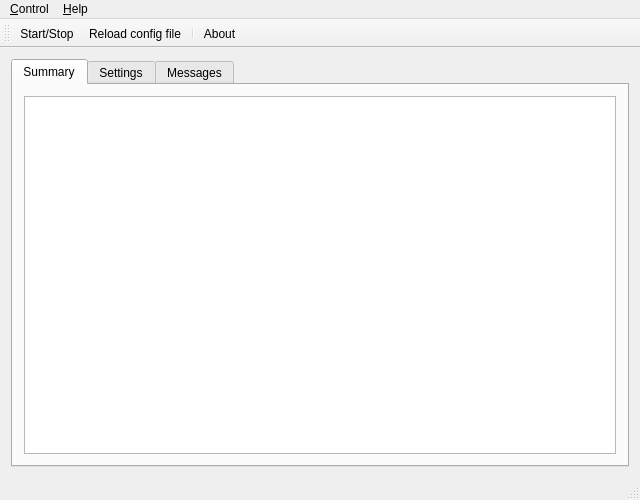
<?xml version="1.0" encoding="UTF-8"?>
<ui version="4.0">
 <class>ZPMainFrame</class>
 <widget class="QMainWindow" name="ZPMainFrame">
  <property name="geometry">
   <rect>
    <x>0</x>
    <y>0</y>
    <width>640</width>
    <height>500</height>
   </rect>
  </property>
  <property name="windowTitle">
   <string>ZPMainFrame</string>
  </property>
  <property name="toolTipDuration">
   <number>-1</number>
  </property>
  <property name="iconSize">
   <size>
    <width>16</width>
    <height>16</height>
   </size>
  </property>
  <property name="toolButtonStyle">
   <enum>Qt::ToolButtonIconOnly</enum>
  </property>
  <property name="animated">
   <bool>true</bool>
  </property>
  <property name="tabShape">
   <enum>QTabWidget::Rounded</enum>
  </property>
  <widget class="QWidget" name="centralWidget">
   <layout class="QHBoxLayout" name="horizontalLayout">
    <item>
     <widget class="QTabWidget" name="tabWidget">
      <property name="currentIndex">
       <number>0</number>
      </property>
      <widget class="QWidget" name="tab_network">
       <attribute name="icon">
        <iconset resource="resource.qrc">
         <normaloff>:/icons/Resources/Alienware (27).png</normaloff>:/icons/Resources/Alienware (27).png</iconset>
       </attribute>
       <attribute name="title">
        <string>Summary</string>
       </attribute>
       <layout class="QVBoxLayout" name="verticalLayout">
        <item>
         <widget class="QPlainTextEdit" name="plainTextEdit_status_net"/>
        </item>
       </layout>
      </widget>
      <widget class="QWidget" name="tab_settings">
       <attribute name="icon">
        <iconset resource="resource.qrc">
         <normaloff>:/icons/Resources/19-1.png</normaloff>:/icons/Resources/19-1.png</iconset>
       </attribute>
       <attribute name="title">
        <string>Settings</string>
       </attribute>
       <layout class="QVBoxLayout" name="verticalLayout_2">
        <item>
         <widget class="QTabWidget" name="tabWidget_Smartlink">
          <property name="tabPosition">
           <enum>QTabWidget::South</enum>
          </property>
          <property name="tabShape">
           <enum>QTabWidget::Triangular</enum>
          </property>
          <property name="currentIndex">
           <number>2</number>
          </property>
          <widget class="QWidget" name="tab_set_network">
           <attribute name="icon">
            <iconset resource="resource.qrc">
             <normaloff>:/icons/Resources/4003.png</normaloff>:/icons/Resources/4003.png</iconset>
           </attribute>
           <attribute name="title">
            <string>Listeners</string>
           </attribute>
           <layout class="QVBoxLayout" name="verticalLayout_3">
            <item>
             <widget class="QTableView" name="tableView_listen"/>
            </item>
            <item>
             <layout class="QHBoxLayout" name="horizontalLayout_4">
              <item>
               <widget class="QLabel" name="label_2">
                <property name="text">
                 <string>Name</string>
                </property>
               </widget>
              </item>
              <item>
               <widget class="QLineEdit" name="lineEdit_listenerName"/>
              </item>
              <item>
               <widget class="QLabel" name="label_3">
                <property name="text">
                 <string>Addr</string>
                </property>
               </widget>
              </item>
              <item>
               <widget class="QLineEdit" name="lineEdit_listenerAddr"/>
              </item>
              <item>
               <widget class="QLabel" name="label_4">
                <property name="text">
                 <string>Port</string>
                </property>
               </widget>
              </item>
              <item>
               <widget class="QLineEdit" name="lineEdit_listenerPort"/>
              </item>
              <item>
               <widget class="QCheckBox" name="checkBox_listener_ssl">
                <property name="text">
                 <string>SSL Connection</string>
                </property>
               </widget>
              </item>
             </layout>
            </item>
            <item>
             <layout class="QHBoxLayout" name="horizontalLayout_3">
              <item>
               <spacer name="horizontalSpacer">
                <property name="orientation">
                 <enum>Qt::Horizontal</enum>
                </property>
                <property name="sizeHint" stdset="0">
                 <size>
                  <width>40</width>
                  <height>20</height>
                 </size>
                </property>
               </spacer>
              </item>
              <item>
               <widget class="QPushButton" name="pushButton_addListener">
                <property name="text">
                 <string>Add</string>
                </property>
               </widget>
              </item>
              <item>
               <widget class="QPushButton" name="pushButton_delListener">
                <property name="text">
                 <string>Del</string>
                </property>
               </widget>
              </item>
              <item>
               <widget class="QPushButton" name="pushButton_listerner_apply">
                <property name="text">
                 <string>Save</string>
                </property>
                <property name="icon">
                 <iconset resource="resource.qrc">
                  <normaloff>:/icons/Resources/3floppy_mount-2.png</normaloff>:/icons/Resources/3floppy_mount-2.png</iconset>
                </property>
               </widget>
              </item>
             </layout>
            </item>
           </layout>
          </widget>
          <widget class="QWidget" name="tab_taskPools">
           <attribute name="icon">
            <iconset resource="resource.qrc">
             <normaloff>:/icons/Resources/27_Martin.png</normaloff>:/icons/Resources/27_Martin.png</iconset>
           </attribute>
           <attribute name="title">
            <string>Task Pools</string>
           </attribute>
           <layout class="QVBoxLayout" name="verticalLayout_9">
            <item>
             <layout class="QGridLayout" name="gridLayout">
              <item row="0" column="0">
               <widget class="QLabel" name="label_5">
                <property name="text">
                 <string>Plain connection Trans Threads</string>
                </property>
               </widget>
              </item>
              <item row="0" column="1">
               <widget class="QDial" name="dial_plain_trans_threads">
                <property name="minimum">
                 <number>1</number>
                </property>
                <property name="maximum">
                 <number>64</number>
                </property>
                <property name="pageStep">
                 <number>8</number>
                </property>
                <property name="notchesVisible">
                 <bool>true</bool>
                </property>
               </widget>
              </item>
              <item row="0" column="2">
               <widget class="QProgressBar" name="progressBar_plain_threads">
                <property name="minimum">
                 <number>1</number>
                </property>
                <property name="maximum">
                 <number>64</number>
                </property>
                <property name="value">
                 <number>1</number>
                </property>
                <property name="invertedAppearance">
                 <bool>false</bool>
                </property>
                <property name="format">
                 <string>%v</string>
                </property>
               </widget>
              </item>
              <item row="1" column="0">
               <widget class="QLabel" name="label_6">
                <property name="text">
                 <string>SSL connection Trans Threads</string>
                </property>
               </widget>
              </item>
              <item row="1" column="1">
               <widget class="QDial" name="dial_ssl_trans_threads">
                <property name="minimum">
                 <number>1</number>
                </property>
                <property name="maximum">
                 <number>64</number>
                </property>
                <property name="pageStep">
                 <number>8</number>
                </property>
                <property name="wrapping">
                 <bool>false</bool>
                </property>
                <property name="notchTarget">
                 <double>4.000000000000000</double>
                </property>
                <property name="notchesVisible">
                 <bool>true</bool>
                </property>
               </widget>
              </item>
              <item row="1" column="2">
               <widget class="QProgressBar" name="progressBar_ssl_threads">
                <property name="minimum">
                 <number>1</number>
                </property>
                <property name="maximum">
                 <number>64</number>
                </property>
                <property name="value">
                 <number>1</number>
                </property>
                <property name="format">
                 <string>%v</string>
                </property>
               </widget>
              </item>
              <item row="2" column="0">
               <widget class="QLabel" name="label_7">
                <property name="text">
                 <string>Working Task Threads</string>
                </property>
               </widget>
              </item>
              <item row="2" column="1">
               <widget class="QDial" name="dial_task_working_threads">
                <property name="minimum">
                 <number>1</number>
                </property>
                <property name="maximum">
                 <number>256</number>
                </property>
                <property name="pageStep">
                 <number>16</number>
                </property>
                <property name="notchTarget">
                 <double>8.000000000000000</double>
                </property>
                <property name="notchesVisible">
                 <bool>true</bool>
                </property>
               </widget>
              </item>
              <item row="2" column="2">
               <widget class="QProgressBar" name="progressBar_working_threads">
                <property name="minimum">
                 <number>1</number>
                </property>
                <property name="maximum">
                 <number>256</number>
                </property>
                <property name="value">
                 <number>1</number>
                </property>
                <property name="format">
                 <string>%v</string>
                </property>
               </widget>
              </item>
             </layout>
            </item>
            <item>
             <layout class="QHBoxLayout" name="horizontalLayout_20">
              <item>
               <widget class="QLabel" name="label_31">
                <property name="text">
                 <string>Rabbish Can Items Size</string>
                </property>
               </widget>
              </item>
              <item>
               <widget class="QSlider" name="horizontalSlider_rubbishCan">
                <property name="minimum">
                 <number>16</number>
                </property>
                <property name="maximum">
                 <number>65536</number>
                </property>
                <property name="orientation">
                 <enum>Qt::Horizontal</enum>
                </property>
                <property name="tickPosition">
                 <enum>QSlider::NoTicks</enum>
                </property>
                <property name="tickInterval">
                 <number>256</number>
                </property>
               </widget>
              </item>
              <item>
               <widget class="QLCDNumber" name="lcdNumber_rabbish">
                <property name="segmentStyle">
                 <enum>QLCDNumber::Flat</enum>
                </property>
               </widget>
              </item>
              <item>
               <spacer name="horizontalSpacer_13">
                <property name="orientation">
                 <enum>Qt::Horizontal</enum>
                </property>
                <property name="sizeHint" stdset="0">
                 <size>
                  <width>40</width>
                  <height>20</height>
                 </size>
                </property>
               </spacer>
              </item>
              <item>
               <widget class="QPushButton" name="pushButton_threadsApply">
                <property name="text">
                 <string>Save</string>
                </property>
                <property name="icon">
                 <iconset resource="resource.qrc">
                  <normaloff>:/icons/Resources/3floppy_mount-1.png</normaloff>:/icons/Resources/3floppy_mount-1.png</iconset>
                </property>
               </widget>
              </item>
             </layout>
            </item>
           </layout>
          </widget>
          <widget class="QWidget" name="tab_set_db">
           <attribute name="icon">
            <iconset resource="resource.qrc">
             <normaloff>:/icons/Resources/Color Classic.png</normaloff>:/icons/Resources/Color Classic.png</iconset>
           </attribute>
           <attribute name="title">
            <string>Database</string>
           </attribute>
           <layout class="QVBoxLayout" name="verticalLayout_4">
            <item>
             <widget class="QTableView" name="tableView_dbconn"/>
            </item>
            <item>
             <layout class="QHBoxLayout" name="horizontalLayout_5">
              <item>
               <widget class="QLabel" name="label_9">
                <property name="text">
                 <string>Name</string>
                </property>
               </widget>
              </item>
              <item>
               <widget class="QLineEdit" name="lineEdit_db_name"/>
              </item>
              <item>
               <widget class="QLabel" name="label_10">
                <property name="text">
                 <string>Type</string>
                </property>
               </widget>
              </item>
              <item>
               <widget class="QComboBox" name="comboBox_db_type"/>
              </item>
              <item>
               <spacer name="horizontalSpacer_2">
                <property name="orientation">
                 <enum>Qt::Horizontal</enum>
                </property>
                <property name="sizeHint" stdset="0">
                 <size>
                  <width>40</width>
                  <height>20</height>
                 </size>
                </property>
               </spacer>
              </item>
             </layout>
            </item>
            <item>
             <layout class="QHBoxLayout" name="horizontalLayout_6">
              <item>
               <widget class="QLabel" name="label_11">
                <property name="text">
                 <string>Host Address</string>
                </property>
               </widget>
              </item>
              <item>
               <widget class="QLineEdit" name="lineEdit_db_addr"/>
              </item>
              <item>
               <widget class="QLabel" name="label_12">
                <property name="text">
                 <string>Host Port</string>
                </property>
               </widget>
              </item>
              <item>
               <widget class="QLineEdit" name="lineEdit_db_port"/>
              </item>
              <item>
               <widget class="QLabel" name="label_13">
                <property name="text">
                 <string>Database Name</string>
                </property>
               </widget>
              </item>
              <item>
               <widget class="QLineEdit" name="lineEdit_db_schema"/>
              </item>
              <item>
               <spacer name="horizontalSpacer_3">
                <property name="orientation">
                 <enum>Qt::Horizontal</enum>
                </property>
                <property name="sizeHint" stdset="0">
                 <size>
                  <width>37</width>
                  <height>17</height>
                 </size>
                </property>
               </spacer>
              </item>
             </layout>
            </item>
            <item>
             <layout class="QHBoxLayout" name="horizontalLayout_7">
              <item>
               <widget class="QLabel" name="label_14">
                <property name="text">
                 <string>User</string>
                </property>
               </widget>
              </item>
              <item>
               <widget class="QLineEdit" name="lineEdit_db_user"/>
              </item>
              <item>
               <widget class="QLabel" name="label_15">
                <property name="text">
                 <string>Password</string>
                </property>
               </widget>
              </item>
              <item>
               <widget class="QLineEdit" name="lineEdit_db_pass">
                <property name="echoMode">
                 <enum>QLineEdit::PasswordEchoOnEdit</enum>
                </property>
               </widget>
              </item>
              <item>
               <spacer name="horizontalSpacer_4">
                <property name="orientation">
                 <enum>Qt::Horizontal</enum>
                </property>
                <property name="sizeHint" stdset="0">
                 <size>
                  <width>37</width>
                  <height>17</height>
                 </size>
                </property>
               </spacer>
              </item>
             </layout>
            </item>
            <item>
             <layout class="QHBoxLayout" name="horizontalLayout_8">
              <item>
               <spacer name="horizontalSpacer_5">
                <property name="orientation">
                 <enum>Qt::Horizontal</enum>
                </property>
                <property name="sizeHint" stdset="0">
                 <size>
                  <width>34</width>
                  <height>14</height>
                 </size>
                </property>
               </spacer>
              </item>
              <item>
               <widget class="QPushButton" name="pushButton_db_add">
                <property name="text">
                 <string>Add</string>
                </property>
               </widget>
              </item>
              <item>
               <widget class="QPushButton" name="pushButton_db_del">
                <property name="text">
                 <string>Remove</string>
                </property>
               </widget>
              </item>
              <item>
               <widget class="QPushButton" name="pushButton_db_apply">
                <property name="text">
                 <string>Save</string>
                </property>
                <property name="icon">
                 <iconset resource="resource.qrc">
                  <normaloff>:/icons/Resources/Color, Sage.png</normaloff>:/icons/Resources/Color, Sage.png</iconset>
                </property>
               </widget>
              </item>
             </layout>
            </item>
           </layout>
          </widget>
          <widget class="QWidget" name="tab_cluster">
           <attribute name="icon">
            <iconset resource="resource.qrc">
             <normaloff>:/icons/Resources/hanukkah_03.png</normaloff>:/icons/Resources/hanukkah_03.png</iconset>
           </attribute>
           <attribute name="title">
            <string>Cluster</string>
           </attribute>
           <layout class="QVBoxLayout" name="verticalLayout_6">
            <item>
             <layout class="QHBoxLayout" name="horizontalLayout_12">
              <item>
               <widget class="QLabel" name="label_23">
                <property name="text">
                 <string>Publish Name</string>
                </property>
               </widget>
              </item>
              <item>
               <widget class="QLineEdit" name="lineEdit_cluster_pub_name"/>
              </item>
              <item>
               <widget class="QLabel" name="label_20">
                <property name="text">
                 <string>Terminal Listen Address</string>
                </property>
               </widget>
              </item>
              <item>
               <widget class="QLineEdit" name="lineEdit_cluster_term_addr"/>
              </item>
              <item>
               <widget class="QLabel" name="label_19">
                <property name="text">
                 <string>Listen Port</string>
                </property>
               </widget>
              </item>
              <item>
               <widget class="QLineEdit" name="lineEdit_cluster_term_port"/>
              </item>
              <item>
               <spacer name="horizontalSpacer_10">
                <property name="orientation">
                 <enum>Qt::Horizontal</enum>
                </property>
                <property name="sizeHint" stdset="0">
                 <size>
                  <width>40</width>
                  <height>20</height>
                 </size>
                </property>
               </spacer>
              </item>
              <item>
               <spacer name="horizontalSpacer_6">
                <property name="orientation">
                 <enum>Qt::Horizontal</enum>
                </property>
                <property name="sizeHint" stdset="0">
                 <size>
                  <width>40</width>
                  <height>20</height>
                 </size>
                </property>
               </spacer>
              </item>
             </layout>
            </item>
            <item>
             <layout class="QHBoxLayout" name="horizontalLayout_16">
              <item>
               <widget class="QLabel" name="label_24">
                <property name="text">
                 <string>TransThreads</string>
                </property>
               </widget>
              </item>
              <item>
               <widget class="QSlider" name="horizontalSlider_cluster_transThreads">
                <property name="minimum">
                 <number>1</number>
                </property>
                <property name="maximum">
                 <number>16</number>
                </property>
                <property name="pageStep">
                 <number>1</number>
                </property>
                <property name="orientation">
                 <enum>Qt::Horizontal</enum>
                </property>
                <property name="tickPosition">
                 <enum>QSlider::TicksAbove</enum>
                </property>
               </widget>
              </item>
              <item>
               <widget class="QLabel" name="label_25">
                <property name="text">
                 <string>Working Threads</string>
                </property>
               </widget>
              </item>
              <item>
               <widget class="QSlider" name="horizontalSlider_cluster_workingThread">
                <property name="minimum">
                 <number>1</number>
                </property>
                <property name="maximum">
                 <number>16</number>
                </property>
                <property name="pageStep">
                 <number>1</number>
                </property>
                <property name="orientation">
                 <enum>Qt::Horizontal</enum>
                </property>
                <property name="tickPosition">
                 <enum>QSlider::TicksAbove</enum>
                </property>
               </widget>
              </item>
             </layout>
            </item>
            <item>
             <widget class="QGroupBox" name="groupBox">
              <property name="title">
               <string>Active Terminals</string>
              </property>
              <layout class="QHBoxLayout" name="horizontalLayout_14">
               <item>
                <widget class="QTableView" name="tableView_activeTerms">
                 <property name="alternatingRowColors">
                  <bool>true</bool>
                 </property>
                </widget>
               </item>
              </layout>
             </widget>
            </item>
            <item>
             <layout class="QHBoxLayout" name="horizontalLayout_13">
              <item>
               <widget class="QLabel" name="label_21">
                <property name="text">
                 <string>LAN Address</string>
                </property>
               </widget>
              </item>
              <item>
               <widget class="QLineEdit" name="lineEdit_cluster_LAN_Addr"/>
              </item>
              <item>
               <widget class="QLabel" name="label_22">
                <property name="text">
                 <string>LAN Port</string>
                </property>
               </widget>
              </item>
              <item>
               <widget class="QLineEdit" name="lineEdit_cluster_LAN_Port"/>
              </item>
              <item>
               <spacer name="horizontalSpacer_7">
                <property name="orientation">
                 <enum>Qt::Horizontal</enum>
                </property>
                <property name="sizeHint" stdset="0">
                 <size>
                  <width>40</width>
                  <height>20</height>
                 </size>
                </property>
               </spacer>
              </item>
              <item>
               <widget class="QPushButton" name="pushButton_cluster_apply">
                <property name="text">
                 <string>&amp;Save</string>
                </property>
               </widget>
              </item>
             </layout>
            </item>
            <item>
             <layout class="QHBoxLayout" name="horizontalLayout_17">
              <item>
               <widget class="QLabel" name="label_27">
                <property name="text">
                 <string>Publish Address</string>
                </property>
               </widget>
              </item>
              <item>
               <widget class="QLineEdit" name="lineEdit_cluster_pub_Addr"/>
              </item>
              <item>
               <widget class="QLabel" name="label_26">
                <property name="text">
                 <string>Publish Port</string>
                </property>
               </widget>
              </item>
              <item>
               <widget class="QLineEdit" name="lineEdit_cluster_pub_Port"/>
              </item>
              <item>
               <spacer name="horizontalSpacer_9">
                <property name="orientation">
                 <enum>Qt::Horizontal</enum>
                </property>
                <property name="sizeHint" stdset="0">
                 <size>
                  <width>40</width>
                  <height>20</height>
                 </size>
                </property>
               </spacer>
              </item>
              <item>
               <widget class="QPushButton" name="pushButton_join">
                <property name="text">
                 <string>Participate</string>
                </property>
               </widget>
              </item>
             </layout>
            </item>
           </layout>
          </widget>
          <widget class="QWidget" name="tab">
           <attribute name="icon">
            <iconset resource="resource.qrc">
             <normaloff>:/icons/Resources/Alienware (27).png</normaloff>:/icons/Resources/Alienware (27).png</iconset>
           </attribute>
           <attribute name="title">
            <string>Example Server</string>
           </attribute>
           <layout class="QVBoxLayout" name="verticalLayout_5">
            <item>
             <layout class="QHBoxLayout" name="horizontalLayout_9">
              <item>
               <widget class="QLabel" name="label">
                <property name="text">
                 <string>Heart-beating</string>
                </property>
               </widget>
              </item>
              <item>
               <widget class="QSlider" name="horizontalSlider_heartbeating">
                <property name="minimum">
                 <number>60</number>
                </property>
                <property name="maximum">
                 <number>300</number>
                </property>
                <property name="value">
                 <number>180</number>
                </property>
                <property name="orientation">
                 <enum>Qt::Horizontal</enum>
                </property>
                <property name="tickPosition">
                 <enum>QSlider::TicksBelow</enum>
                </property>
               </widget>
              </item>
              <item>
               <widget class="QLCDNumber" name="lcdNumber_heartbeating">
                <property name="frameShape">
                 <enum>QFrame::Panel</enum>
                </property>
                <property name="frameShadow">
                 <enum>QFrame::Plain</enum>
                </property>
                <property name="segmentStyle">
                 <enum>QLCDNumber::Flat</enum>
                </property>
               </widget>
              </item>
              <item>
               <widget class="QLabel" name="label_8">
                <property name="text">
                 <string>seconds</string>
                </property>
               </widget>
              </item>
             </layout>
            </item>
            <item>
             <layout class="QHBoxLayout" name="horizontalLayout_10">
              <item>
               <widget class="QLabel" name="label_16">
                <property name="text">
                 <string>User Account Database Name</string>
                </property>
               </widget>
              </item>
              <item>
               <widget class="QLineEdit" name="lineEdit_SL_DB_Account"/>
              </item>
              <item>
               <widget class="QLabel" name="label_17">
                <property name="text">
                 <string>Main event db name</string>
                </property>
               </widget>
              </item>
              <item>
               <widget class="QLineEdit" name="lineEdit_SL_DB_ME"/>
              </item>
             </layout>
            </item>
            <item>
             <layout class="QHBoxLayout" name="horizontalLayout_11">
              <item>
               <widget class="QLabel" name="label_18">
                <property name="text">
                 <string>Cluster balance max payload</string>
                </property>
               </widget>
              </item>
              <item>
               <widget class="QSpinBox" name="spinBox_cluster_max_payload">
                <property name="minimum">
                 <number>1</number>
                </property>
                <property name="maximum">
                 <number>16384</number>
                </property>
               </widget>
              </item>
              <item>
               <spacer name="horizontalSpacer_11">
                <property name="orientation">
                 <enum>Qt::Horizontal</enum>
                </property>
                <property name="sizeHint" stdset="0">
                 <size>
                  <width>40</width>
                  <height>20</height>
                 </size>
                </property>
               </spacer>
              </item>
             </layout>
            </item>
            <item>
             <spacer name="verticalSpacer_2">
              <property name="orientation">
               <enum>Qt::Vertical</enum>
              </property>
              <property name="sizeHint" stdset="0">
               <size>
                <width>20</width>
                <height>121</height>
               </size>
              </property>
             </spacer>
            </item>
            <item>
             <layout class="QHBoxLayout" name="horizontalLayout_15">
              <item>
               <spacer name="horizontalSpacer_8">
                <property name="orientation">
                 <enum>Qt::Horizontal</enum>
                </property>
                <property name="sizeHint" stdset="0">
                 <size>
                  <width>40</width>
                  <height>20</height>
                 </size>
                </property>
               </spacer>
              </item>
              <item>
               <widget class="QPushButton" name="pushButton_smartlink_save">
                <property name="text">
                 <string>&amp;Save</string>
                </property>
               </widget>
              </item>
             </layout>
            </item>
           </layout>
          </widget>
         </widget>
        </item>
       </layout>
      </widget>
      <widget class="QWidget" name="tab_task">
       <attribute name="icon">
        <iconset resource="resource.qrc">
         <normaloff>:/icons/Resources/Backup drive.png</normaloff>:/icons/Resources/Backup drive.png</iconset>
       </attribute>
       <attribute name="title">
        <string>Messages</string>
       </attribute>
       <layout class="QHBoxLayout" name="horizontalLayout_18">
        <item>
         <widget class="QTabWidget" name="tabWidget_msgs">
          <property name="tabPosition">
           <enum>QTabWidget::South</enum>
          </property>
          <property name="tabShape">
           <enum>QTabWidget::Triangular</enum>
          </property>
          <property name="currentIndex">
           <number>0</number>
          </property>
          <widget class="QWidget" name="tab_msg_nodes">
           <attribute name="icon">
            <iconset resource="resource.qrc">
             <normaloff>:/icons/Resources/019-1.png</normaloff>:/icons/Resources/019-1.png</iconset>
           </attribute>
           <attribute name="title">
            <string>Nodes</string>
           </attribute>
           <layout class="QHBoxLayout" name="horizontalLayout_2">
            <item>
             <widget class="QListView" name="listView_msg">
              <property name="contextMenuPolicy">
               <enum>Qt::DefaultContextMenu</enum>
              </property>
             </widget>
            </item>
           </layout>
          </widget>
          <widget class="QWidget" name="tab_msg_db">
           <attribute name="icon">
            <iconset resource="resource.qrc">
             <normaloff>:/icons/Resources/Backup drive.png</normaloff>:/icons/Resources/Backup drive.png</iconset>
           </attribute>
           <attribute name="title">
            <string>Database</string>
           </attribute>
           <layout class="QVBoxLayout" name="verticalLayout_7">
            <item>
             <widget class="QListView" name="listView_msg_database"/>
            </item>
           </layout>
          </widget>
          <widget class="QWidget" name="tab_msg_cluster">
           <attribute name="icon">
            <iconset resource="resource.qrc">
             <normaloff>:/icons/Resources/hanukkah_03.png</normaloff>:/icons/Resources/hanukkah_03.png</iconset>
           </attribute>
           <attribute name="title">
            <string>Cluster</string>
           </attribute>
           <layout class="QHBoxLayout" name="horizontalLayout_19">
            <item>
             <widget class="QListView" name="listView_msg_cluster"/>
            </item>
           </layout>
          </widget>
          <widget class="QWidget" name="tab_msg_smartlink">
           <attribute name="icon">
            <iconset resource="resource.qrc">
             <normaloff>:/icons/Resources/+_Sign_Alt.png</normaloff>:/icons/Resources/+_Sign_Alt.png</iconset>
           </attribute>
           <attribute name="title">
            <string>Smartlink</string>
           </attribute>
           <layout class="QVBoxLayout" name="verticalLayout_8">
            <item>
             <widget class="QListView" name="listView_msg_smartlink"/>
            </item>
           </layout>
          </widget>
         </widget>
        </item>
       </layout>
      </widget>
     </widget>
    </item>
   </layout>
  </widget>
  <widget class="QMenuBar" name="menuBar">
   <property name="geometry">
    <rect>
     <x>0</x>
     <y>0</y>
     <width>640</width>
     <height>23</height>
    </rect>
   </property>
   <widget class="QMenu" name="menu_Control">
    <property name="title">
     <string>&amp;Control</string>
    </property>
    <addaction name="action_Start_Stop"/>
    <addaction name="actionReload_config_file"/>
    <addaction name="separator"/>
    <addaction name="actionExit"/>
   </widget>
   <widget class="QMenu" name="menu_Help">
    <property name="title">
     <string>&amp;Help</string>
    </property>
    <addaction name="action_About"/>
   </widget>
   <addaction name="menu_Control"/>
   <addaction name="menu_Help"/>
  </widget>
  <widget class="QToolBar" name="mainToolBar">
   <property name="movable">
    <bool>true</bool>
   </property>
   <property name="allowedAreas">
    <set>Qt::AllToolBarAreas</set>
   </property>
   <property name="floatable">
    <bool>false</bool>
   </property>
   <attribute name="toolBarArea">
    <enum>TopToolBarArea</enum>
   </attribute>
   <attribute name="toolBarBreak">
    <bool>false</bool>
   </attribute>
   <addaction name="action_Start_Stop"/>
   <addaction name="actionReload_config_file"/>
   <addaction name="separator"/>
   <addaction name="action_About"/>
  </widget>
  <widget class="QStatusBar" name="statusBar"/>
  <action name="actionExit">
   <property name="text">
    <string>E&amp;xit</string>
   </property>
  </action>
  <action name="action_Start_Stop">
   <property name="checkable">
    <bool>true</bool>
   </property>
   <property name="icon">
    <iconset resource="resource.qrc">
     <normaloff>:/icons/Resources/cn11.png</normaloff>
     <normalon>:/icons/Resources/cn6.png</normalon>:/icons/Resources/cn11.png</iconset>
   </property>
   <property name="text">
    <string>&amp;Start/Stop</string>
   </property>
   <property name="toolTip">
    <string>Start or stop the server</string>
   </property>
  </action>
  <action name="action_About">
   <property name="icon">
    <iconset resource="resource.qrc">
     <normaloff>:/icons/Resources/4013.png</normaloff>:/icons/Resources/4013.png</iconset>
   </property>
   <property name="text">
    <string>&amp;About</string>
   </property>
  </action>
  <action name="actionReload_config_file">
   <property name="icon">
    <iconset resource="resource.qrc">
     <normaloff>:/icons/Resources/Color, Lime.png</normaloff>:/icons/Resources/Color, Lime.png</iconset>
   </property>
   <property name="text">
    <string>&amp;Reload config file</string>
   </property>
   <property name="toolTip">
    <string>Reload Config file</string>
   </property>
  </action>
  <action name="actionShow_Window">
   <property name="icon">
    <iconset resource="resource.qrc">
     <normaloff>:/icons/Resources/Color, Bondi.png</normaloff>:/icons/Resources/Color, Bondi.png</iconset>
   </property>
   <property name="text">
    <string>Show&amp;Window</string>
   </property>
   <property name="toolTip">
    <string>Show main window</string>
   </property>
  </action>
 </widget>
 <layoutdefault spacing="6" margin="11"/>
 <resources>
  <include location="resource.qrc"/>
 </resources>
 <connections>
  <connection>
   <sender>dial_ssl_trans_threads</sender>
   <signal>valueChanged(int)</signal>
   <receiver>progressBar_ssl_threads</receiver>
   <slot>setValue(int)</slot>
   <hints>
    <hint type="sourcelabel">
     <x>266</x>
     <y>219</y>
    </hint>
    <hint type="destinationlabel">
     <x>421</x>
     <y>219</y>
    </hint>
   </hints>
  </connection>
  <connection>
   <sender>dial_task_working_threads</sender>
   <signal>valueChanged(int)</signal>
   <receiver>progressBar_working_threads</receiver>
   <slot>setValue(int)</slot>
   <hints>
    <hint type="sourcelabel">
     <x>266</x>
     <y>294</y>
    </hint>
    <hint type="destinationlabel">
     <x>421</x>
     <y>293</y>
    </hint>
   </hints>
  </connection>
  <connection>
   <sender>horizontalSlider_heartbeating</sender>
   <signal>valueChanged(int)</signal>
   <receiver>lcdNumber_heartbeating</receiver>
   <slot>display(int)</slot>
   <hints>
    <hint type="sourcelabel">
     <x>260</x>
     <y>128</y>
    </hint>
    <hint type="destinationlabel">
     <x>436</x>
     <y>129</y>
    </hint>
   </hints>
  </connection>
  <connection>
   <sender>horizontalSlider_rubbishCan</sender>
   <signal>valueChanged(int)</signal>
   <receiver>lcdNumber_rabbish</receiver>
   <slot>display(int)</slot>
   <hints>
    <hint type="sourcelabel">
     <x>239</x>
     <y>393</y>
    </hint>
    <hint type="destinationlabel">
     <x>346</x>
     <y>393</y>
    </hint>
   </hints>
  </connection>
  <connection>
   <sender>dial_plain_trans_threads</sender>
   <signal>valueChanged(int)</signal>
   <receiver>progressBar_plain_threads</receiver>
   <slot>setValue(int)</slot>
   <hints>
    <hint type="sourcelabel">
     <x>252</x>
     <y>150</y>
    </hint>
    <hint type="destinationlabel">
     <x>458</x>
     <y>150</y>
    </hint>
   </hints>
  </connection>
 </connections>
</ui>
